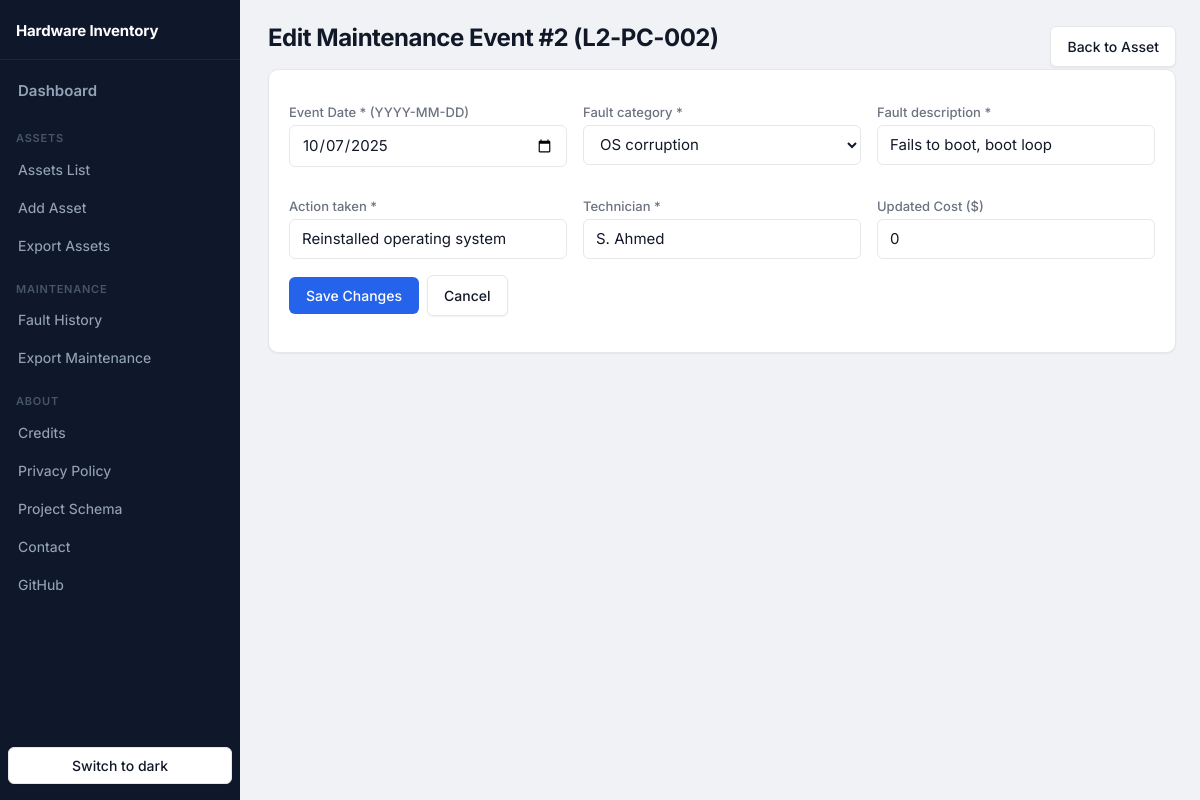
Page /maintenance/2/edit on the committed database.
### tables this page shows
CREATE TABLE assets (
    asset_id          TEXT PRIMARY KEY,                 -- permanent identity, e.g. L1-PC-001
    manufacturer      TEXT NOT NULL,
    model             TEXT NOT NULL,
    cpu               TEXT NOT NULL,                    -- full model, e.g. Intel Core i5-12400
    cpu_family        TEXT NOT NULL,                    -- grouping used for filtering, e.g. Core i5
    ram_gb            INTEGER NOT NULL CHECK (ram_gb > 0),
    ram_type          TEXT NOT NULL CHECK (ram_type IN ('DDR1','DDR2','DDR3','DDR4','DDR5')),
    storage_type      TEXT NOT NULL CHECK (storage_type IN ('SSD','HDD','NVMe','Hybrid')),
    storage_gb        INTEGER NOT NULL CHECK (storage_gb > 0),
    gpu               TEXT,                             -- NULL / empty = integrated only
    gpu_vram_gb       INTEGER CHECK (gpu_vram_gb IS NULL OR gpu_vram_gb > 0),
    os                TEXT NOT NULL,
    ip_address        TEXT,                             -- 192.168.x.n; unique inside a place
    location          TEXT NOT NULL REFERENCES locations(name),
    purchase_date     TEXT NOT NULL,                    -- ISO date YYYY-MM-DD
    warranty_expiry   TEXT NOT NULL,                    -- warranty status is COMPUTED from this
    status            TEXT NOT NULL DEFAULT 'Operational'
                      CHECK (status IN ('Operational','Faulty','Under Repair')),
    -- Current fault: filled while status is Faulty / Under Repair, all NULL when Operational
    status_category   TEXT,                             -- fault category, 'Unknown' if not given
    status_detail     TEXT,                             -- fault description ('' = not given)
    status_action     TEXT,                             -- actions to be taken ('' = not decided)
    status_technician TEXT,                             -- technician ('' = not assigned yet)
    status_date       TEXT,                             -- date the fault was recorded (ISO)
    status_cost       REAL CHECK (status_cost IS NULL OR status_cost >= 0), -- updated cost of the open fault
    active            INTEGER NOT NULL DEFAULT 1,       -- 0 = retired (kept for history)
    CHECK ((status = 'Operational' AND status_category IS NULL AND status_detail IS NULL
            AND status_action IS NULL AND status_technician IS NULL AND status_date IS NULL
            AND status_cost IS NULL)
        OR (status <> 'Operational' AND status_category IS NOT NULL AND status_detail IS NOT NULL
            AND status_action IS NOT NULL AND status_technician IS NOT NULL AND status_date IS NOT NULL)),
    CHECK (warranty_expiry >= purchase_date),
    UNIQUE (location, ip_address)                       -- no two PCs in one place share an IP
);

CREATE TABLE maintenance (
    id                INTEGER PRIMARY KEY AUTOINCREMENT,
    asset_id          TEXT NOT NULL REFERENCES assets(asset_id),
    event_date        TEXT NOT NULL,
    fault_category    TEXT NOT NULL,                  -- one of the fault category drop-down options
    fault_description TEXT NOT NULL,                  -- may be '' when not given
    action_taken      TEXT NOT NULL,                  -- may be '' when not given
    technician        TEXT NOT NULL,                  -- may be '' when not given
    cost_usd          REAL NOT NULL DEFAULT 0 CHECK (cost_usd >= 0)   -- US dollars
);

### app.py (the view, shortened to what this page needs)
@app.route("/maintenance/<int:event_id>/edit", methods=["GET", "POST"])
def maintenance_event_edit(event_id):
    ev = queries.get_maintenance_event(event_id)
    if not ev:
        return render_template("message.html", title="Event not found", text=f"No maintenance event with ID {event_id}."), 404
    asset = queries.get_asset(ev["asset_id"])
    ev_dict = dict(ev)
    ev_dict["cost"] = ev["cost_usd"]
    return render_template("maintenance_edit.html", ev=ev_dict, event_id=event_id, asset=asset, fault_categories=FAULT_CATEGORIES)

### app.py (called while the page is built)
@app.context_processor
def option_lists():
    return dict(storage_types=STORAGE_TYPES, statuses=STATUSES, ram_types=RAM_TYPES,
                fault_categories=FAULT_CATEGORIES, locations=queries.location_names(),
                NEW_LOCATION=NEW_LOCATION, sort_link=sort_link, today=date.today().isoformat())

### db.py (called while the page is built)
def get_db():
    conn = sqlite3.connect(DB_PATH)
    conn.row_factory = sqlite3.Row
    conn.execute("PRAGMA foreign_keys = ON")   # enforce maintenance.asset_id -> assets
    return conn

### queries.py (called while the page is built)
def location_names():
    return [r[0] for r in get_db().execute("SELECT name FROM locations ORDER BY name")]

def get_asset(asset_id):
    return get_db().execute("SELECT * FROM assets WHERE asset_id=?", (asset_id,)).fetchone()

def get_maintenance_event(event_id):
    return get_db().execute("SELECT * FROM maintenance WHERE id=?", (event_id,)).fetchone()

### templates/maintenance_edit.html (shortened to what this page needs)
{% extends "base.html" %}
{% block content %}
<div class="row" style="justify-content:space-between">
  <h1>Edit Maintenance Event #{{ event_id }} ({{ asset.asset_id }})</h1>
  <a class="btn sec" href="{{ url_for('asset_detail', asset_id=asset.asset_id) }}">Back to Asset</a>
</div>
<div class="card">
<form method="post" novalidate>
<div class="formgrid">
  <div><label>Event Date * (YYYY-MM-DD)</label><input type="date" name="event_date" value="{{ ev.get('event_date', '') }}"></div>
  <div><label>Fault category *</label><select name="fault_category">
    {% for o in fault_categories %}<option{{ ' selected' if ev.get('fault_category')==o }}>{{ o }}</option>{% endfor %}
  </select></div>
  <div><label>Fault description *</label><input name="fault_description" value="{{ ev.get('fault_description', '') }}" placeholder="What went wrong?"></div>
  <div><label>Action taken *</label><input name="action_taken" value="{{ ev.get('action_taken', '') }}" placeholder="What was done?"></div>
  <div><label>Technician *</label><input name="technician" value="{{ ev.get('technician', '') }}" placeholder="Technician name"></div>
  <div><label>Updated Cost ($)</label><input type="number" step="any" min="0" name="cost" value="{{ ev.get('cost') or ev.get('cost_usd') or 0 }}" placeholder="0"></div>
</div>
<p class="row" style="margin-top:16px">
  <button class="btn" type="submit">Save Changes</button>
  <a class="btn sec" href="{{ url_for('asset_detail', asset_id=asset.asset_id) }}">Cancel</a>
</p>
</form>
</div>
{% endblock %}

### static/style.css (style rules this page uses)
:root { --sidebar-w: 240px; --bg: #f0f2f5; --card: #ffffff; --input: #ffffff; --th: #f5f7fa; --hover: #f8fafc; --track: #e8ecf0; --ink: #111827; --muted: #6b7280; --line: #e5e7eb; --accent: #2563eb; --accent-hover: #1d4ed8; --accent-fg: #ffffff; --ok: #15803d; --ok-bg: #dcfce7; --warn: #92400e; --warn-bg: #fef3c7; --bad: #b91c1c; --bad-bg: #fee2e2; --gray-bg: #e5e7eb; --side: #0f172a; --side-ink: #94a3b8; --side-on: #1e293b; --side-muted:#475569; --side-active-bar: var(--accent); --shadow-xs: 0 1px 2px 0 rgba(0,0,0,.06); --shadow-sm: 0 1px 3px 0 rgba(0,0,0,.10), 0 1px 2px -1px rgba(0,0,0,.06); --shadow-md: 0 4px 6px -1px rgba(0,0,0,.10), 0 2px 4px -2px rgba(0,0,0,.06); --dur-fast: 120ms; --dur-normal: 200ms; --ease-out: cubic-bezier(0.0, 0.0, 0.2, 1); --ease-in: cubic-bezier(0.4, 0.0, 1, 1); color-scheme: light; }
*, *::before, *::after { box-sizing: border-box; }
body { margin: 0; font-family: 'Inter', system-ui, -apple-system, 'Segoe UI', Roboto, sans-serif; font-size: 1rem; line-height: 1.5; background: var(--bg); color: var(--ink); -webkit-font-smoothing: antialiased; text-rendering: optimizeLegibility; }
h1 { font-size: 1.5rem; font-weight: 700; letter-spacing: -.02em; line-height: 1.2; margin: 0 0 16px; }
.card { background: var(--card); border: 1px solid var(--line); border-radius: 10px; padding: 20px; margin-bottom: 16px; box-shadow: var(--shadow-xs); }
a { color: var(--accent); transition: color var(--dur-fast); }
.btn { display: inline-flex; align-items: center; justify-content: center; gap: 6px; background: var(--accent); color: var(--accent-fg); border: 1px solid transparent; border-radius: 6px; padding: 9px 16px; font-size: .875rem; font-weight: 500; font-family: inherit; cursor: pointer; text-decoration: none; min-height: 36px; transition: background var(--dur-fast) var(--ease-out), box-shadow var(--dur-fast) var(--ease-out), transform var(--dur-fast) var(--ease-out); user-select: none; }
.btn.sec { background: var(--card); color: var(--ink); border-color: var(--line); box-shadow: var(--shadow-xs); }
label { display: block; font-size: .8125rem; font-weight: 500; color: var(--muted); margin-bottom: 4px; }
input, select, textarea { font: inherit; font-size: .9375rem; padding: 8px 12px; border: 1px solid var(--line); border-radius: 6px; background: var(--input); color: var(--ink); width: 100%; min-height: 40px; transition: border-color var(--dur-fast) var(--ease-out), box-shadow var(--dur-fast) var(--ease-out); }
.formgrid { display: grid; grid-template-columns: repeat(auto-fit, minmax(240px, 1fr)); gap: 16px; }
.formgrid > div { display: flex; flex-direction: column; gap: 4px; }
.formgrid label { min-height: 2.4em; line-height: 1.2; display: flex; align-items: flex-end; margin-bottom: 0; }
.row { display: flex; gap: 8px; align-items: center; flex-wrap: wrap; }

### rows in the picture
assets: asset_id "L2-PC-002"
maintenance: event_date "10/07/2025", fault_description "Fails to boot, boot loop", action_taken "Reinstalled operating system", technician "S. Ahmed", cost "0"

### other values in the picture
{{ event_id }} "2"
form field fault_category "OS corruption"
